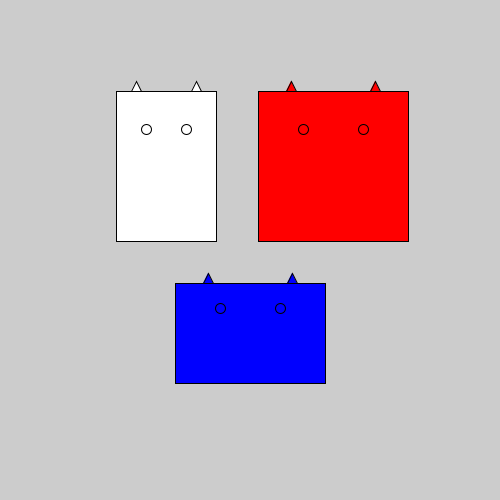
Frame 1 (no input)
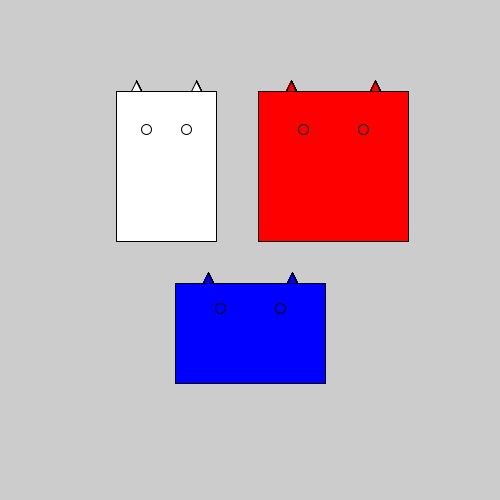
Frame 60 (the mouse pressed at the canvas centre just before this capture)
Frame 120 (the mouse held since frame 60 and released just before this capture): identical to frame 60, image omitted

The Processing sketch that drew these frames (run headless with seeded random() and noise(); from frame 60 on, the mouse is pressed at the canvas centre):

// Processing sketch: sketch_3_9_Three_Monsters_pde
// ── sketch_3_9_Three_Monsters_pde.pde


void setup()
{
  size(500,500);
}

void draw()
{
  drawMonster(width/3, height/3,100,150,(255));
  drawMonster(2*width/3, height/3,150,150,color(255,0,0));
  drawMonster(width/2, 2*width/3,150,100, color(0,0,255));
}

void drawMonster(int x, int y, int width, int height, color fillColor)
{ 
  final int eyeRadius = 5;
 
  fill(fillColor);
  rectMode(CENTER);
  rect(x, y, width, height);

  // Draw the left ear
  triangle(x - width/4, // x1
           y - height/2, // y1
           x - width/4 - 10, // x2
           y - height/2, // y2
           x - width/4 - 5, //x3
           y - height/2 - 10); //y3
 
  // Draw the right ear
  triangle(x + width/4, // x1
           y - height/2, // y1
           x + width/4 + 10, // x2
           y - height/2, // y2
           x + width/4 + 5, //x3
           y - height/2 - 10); //y3
 
  // Draw the left eye
  ellipse(x - width/5,
          y - height/4,
          eyeRadius * 2,
          eyeRadius * 2);
 
 // Draw the right eye
 ellipse(x + width/5,
         y - height/4,
         eyeRadius * 2,
         eyeRadius * 2);
}
